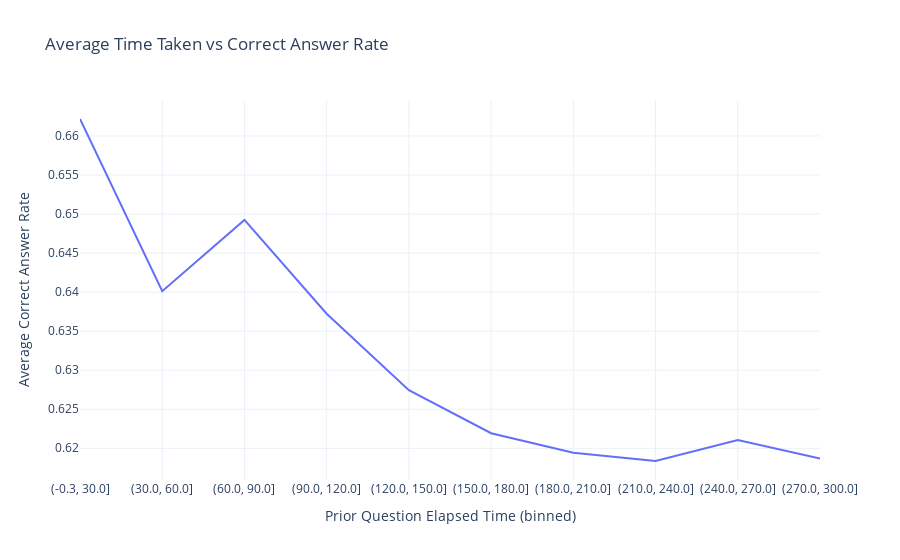

Notebook cell for this chart:
### Markdown cell above
Analysis 2: Average Time Taken vs Correct Answer Rate

### Code cell
time_correct_group = questions_train_df.groupby(pd.cut(questions_train_df['prior_question_elapsed_time'], bins=10))['answered_correctly'].mean().reset_index()
time_correct_group['prior_question_elapsed_time'] = time_correct_group['prior_question_elapsed_time'].astype(str)

fig2 = px.line(
    time_correct_group,
    x='prior_question_elapsed_time',
    y='answered_correctly',
    title='Average Time Taken vs Correct Answer Rate',
    labels={'prior_question_elapsed_time': 'Prior Question Elapsed Time (binned)', 'answered_correctly': 'Average Correct Answer Rate'}
)
fig2.show()

### Figure 1 — Plotly figure (JSON) as saved in the notebook; plotly's stock layout.template omitted (floating-point values rounded to 4 significant figures)
{"data": [{"hovertemplate": "Prior Question Elapsed Time (binned)=%{x}<br>Average Correct Answer Rate=%{y}<extra></extra>", "legendgroup": "", "line": {"color": "#636efa", "dash": "solid"}, "marker": {"symbol": "circle"}, "mode": "lines", "name": "", "orientation": "v", "showlegend": false, "type": "scatter", "x": ["(-0.3, 30.0]", "(30.0, 60.0]", "(60.0, 90.0]", "(90.0, 120.0]", "(120.0, 150.0]", "(150.0, 180.0]", "(180.0, 210.0]", "(210.0, 240.0]", "(240.0, 270.0]", "(270.0, 300.0]"], "xaxis": "x", "y": [0.6622, 0.6401, 0.6492, 0.6372, 0.6274, 0.6219, 0.6194, 0.6184, 0.6211, 0.6187], "yaxis": "y"}], "layout": {"legend": {"tracegroupgap": 0}, "title": {"text": "Average Time Taken vs Correct Answer Rate"}, "xaxis": {"anchor": "y", "domain": [0, 1], "title": {"text": "Prior Question Elapsed Time (binned)"}}, "yaxis": {"anchor": "x", "domain": [0, 1], "title": {"text": "Average Correct Answer Rate"}}}}
